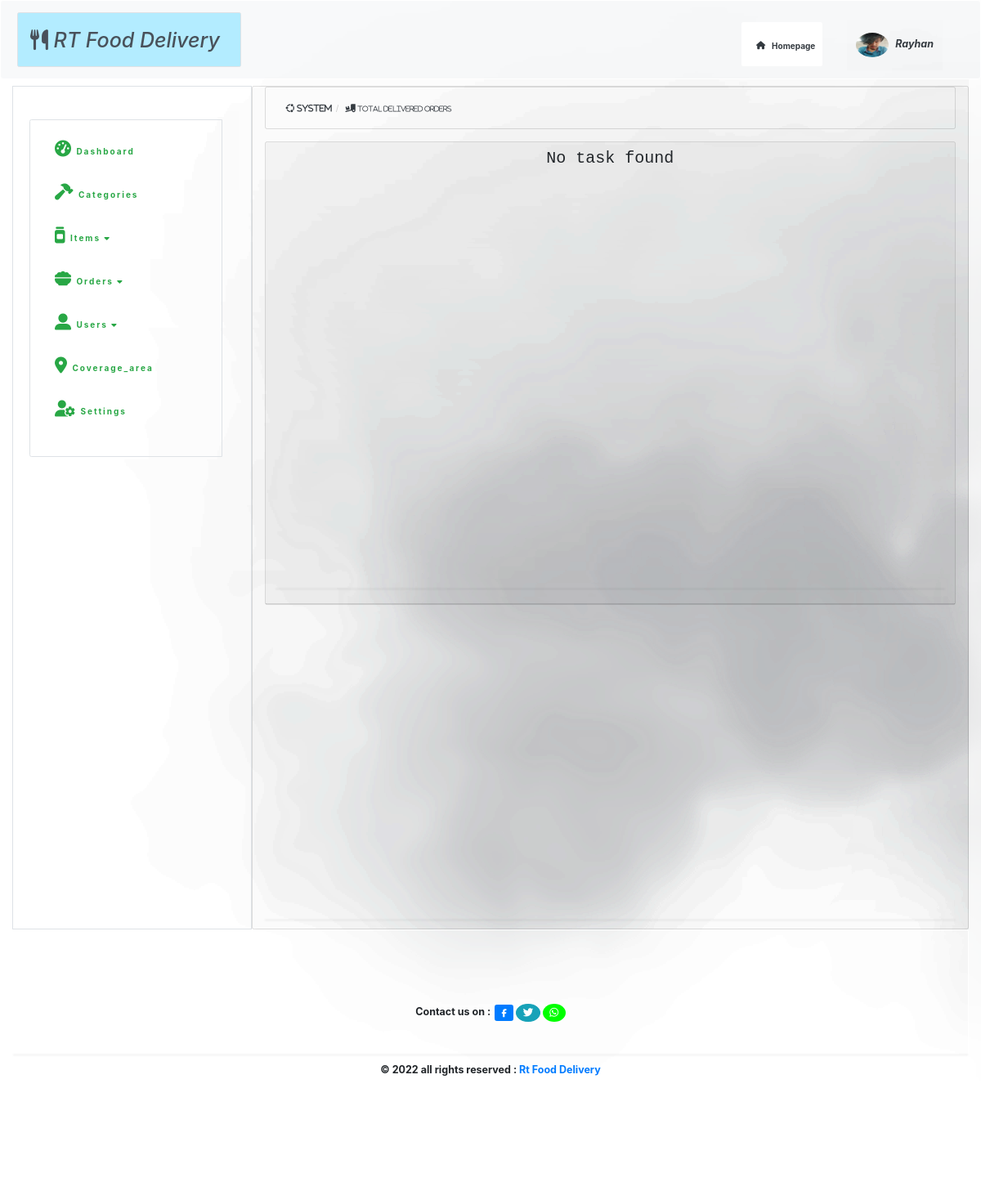
/admin/delivery_all_item_by_dman.php (signed in), run on an earlier commit of the app's database.
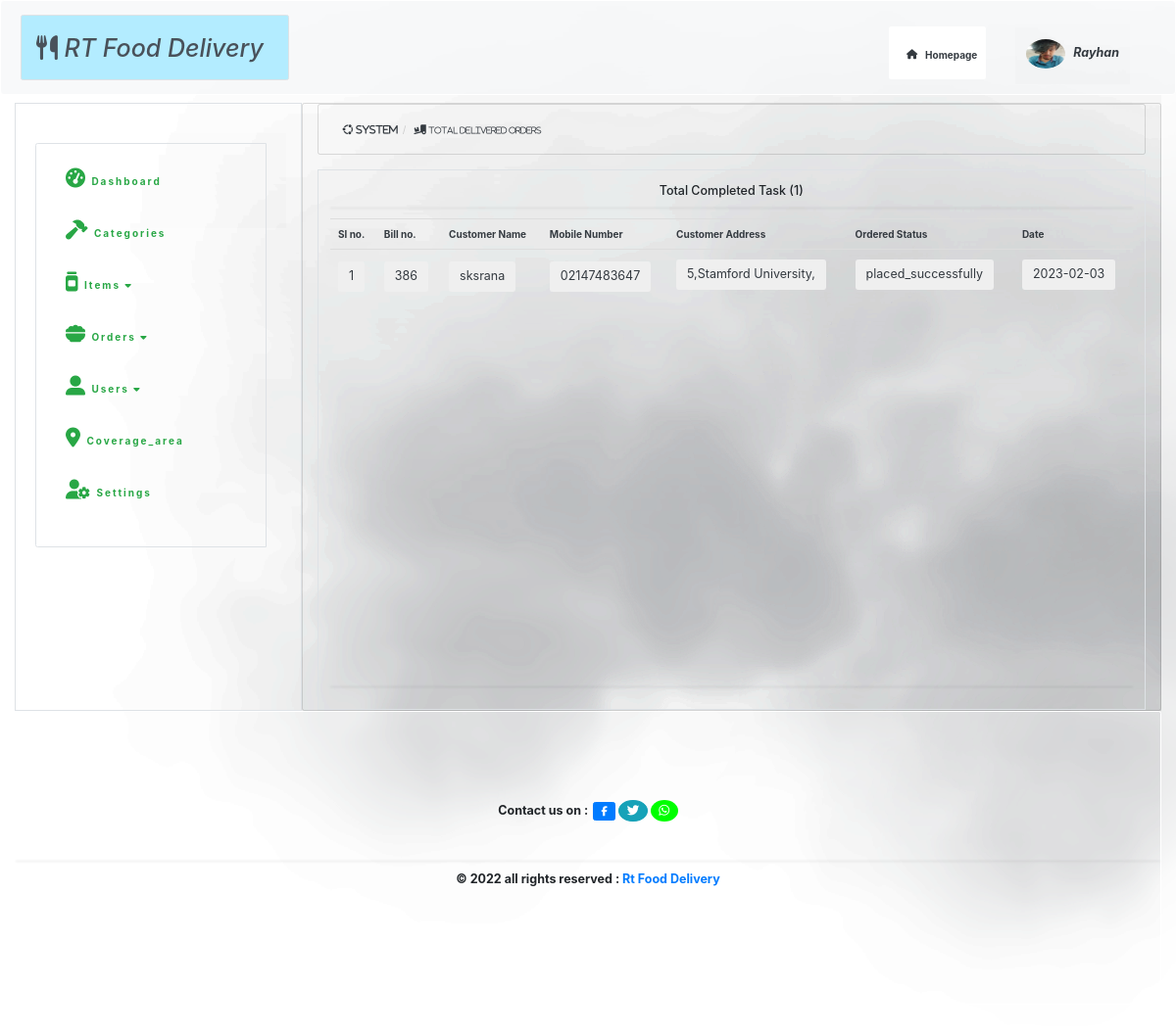
And on a later commit of the database.
### tables this page shows
CREATE TABLE `confirm_order` (
  `confirm_order_id` int(255) NOT NULL,
  `user_id` int(255) NOT NULL,
  `order_code` varchar(255) NOT NULL,
  `total_money` int(200) NOT NULL,
  `order_status` varchar(20) NOT NULL,
  `delivery_man_id` varchar(13) NOT NULL,
  `order_processed_by` int(255) NOT NULL,
  `order_date` date DEFAULT NULL,
  `order_time` varchar(255) DEFAULT NULL,
  `delivered_time` varchar(255) NOT NULL
);

CREATE TABLE `users` (
  `user_id` int(11) NOT NULL,
  `first_name` varchar(32) NOT NULL,
  `last_name` varchar(32) NOT NULL,
  `username` varchar(32) NOT NULL,
  `mobile_number` int(11) NOT NULL,
  `email` varchar(255) NOT NULL,
  `user_image` text NOT NULL,
  `house_no` int(255) NOT NULL,
  `street` varchar(255) NOT NULL,
  `city` varchar(20) NOT NULL,
  `password` varchar(255) NOT NULL,
  `user_role` varchar(20) NOT NULL,
  `pass_proteect` varchar(255) NOT NULL DEFAULT '$2y$10$iusesomecrazystrings22',
  `token` varchar(255) NOT NULL,
  `status` varchar(20) NOT NULL
);

### include/function.php (called while the page is built, shortened)
<?php include "db.php" ;
?>
<?php
function connection($query){
    global $connect;
    return mysqli_query($connect,$query);
}
  ?>

### admin/delivery_all_item_by_dman.php (the view, shortened to what the changed rows need)
<?php include "./admin_page/header.php" ;
?>
    <div id="wrapper" class="background ">
        <div id="page-wrapper" class="background">
                <?php include "./admin_page/navigation.php" ?>
                <div class="container-fluid  background">
                        <div class="row bg-transparent">
                            <div class="col-lg-12 card bg-transparent">
                                                                            <br>
                                                    <?php
                                                                $rules ="SELECT * FROM confirm_order WHERE  order_status='placed_successfully' OR order_status='delivered'  AND delivery_man_id='".$_SESSION['user_id']."'";
                                                                $news =mysqli_query($connect,$rules) ;
                                                                $c=mysqli_num_rows($news);
                                                                if($c<1){?>
                                                                    <div class="card bg-transparent">
                                                                        <h2 class="card-header text-center text-monospace">No task found
                                                                                <br>
                                                                                <br>
                                                                                <br>
                                                                                <br><br>
                                                                                <br>
                                                                                <br>
                                                                                <br>
                                                                                <br>
                                                                                <br>
                                                                                <br>
                                                                                <br>
                                                                                <br>
                                                                                <br>
                                                                                <br>
                                                                                <br>
                                                                                <br>
                                                                                <br>
                                                                                <br>
                                                                                <br><br>
                                                                                <br>
                                                                                <hr>
                                                                        </h2>
                                                                    </div>
                                                                    <?php  }
                                                                    else{ ?>
                                                        <div class="container-fluid card-body border bg-transparent">
                                                                    <h5 class="text-center">Total Completed Task (<?php echo  $total_delivered_order_by_d_man ; ?>)</h5>
                                                                    <table class="table table-hover border-bottom-3 table-borderless container-fluid bg-transparent">
                                                                        <tr class="text-dark">
                                                                        <th>Sl no.</th>
                                                                        <th>Bill no.</th>
                                                                        <th>Customer Name</th>
                                                                        <th>Mobile Number</th>
                                                                        <th>Customer Address</th>
                                                                        <th>Ordered Status</th>
                                                                        <th>Date</th>
                                                                        </tr>
                                                                        <tbody>
                                                                    <?php
                                                                            $sl_no= 0 ;
                                                                            while($view=mysqli_fetch_assoc($news)){
                                                                            $confirm_order_id =  $view['confirm_order_id'];
                                                                            $order_status =  $view['order_status'];
                                                                            $userr_id =  $view['user_id'];
                                                                            $date =  $view['order_date'];
                                                                            $ll="SELECT * FROM users WHERE user_id='$userr_id'";
                                                                            $kk=connection($ll);
                                                                            while($jj=mysqli_fetch_assoc($kk)){
                                                                                $username =$jj['username'];
                                                                                $mobile_number =$jj['mobile_number'];
                                                                                $house =$jj['house_no'];
                                                                                $street =$jj['street'];
                                                                                $city =$jj['city'];
                                                                                $address = $house . ",". $street . ", ".$city ;
                                                                                $sl_no ++ ;
                                                                            }
                                                                        echo "<tr>" ;
                                                                        echo "<td class='mt-3 pt-3 font-weight-bolder text-dark' style='font-size: 23px'><button class='btn btn-lg'>{$sl_no}</button></td>";
                                                                        echo "<td class='mt-3 pt-3 font-weight-bolder text-dark' style='font-size: 23px'><button class='btn btn-lg'>{$confirm_order_id}</button></td>";
                                                                        echo "<td class='mt-3 pt-3 font-weight-bolder text-dark' style='font-size: 23px'><button class='btn btn-lg'>{$username}</button></td>";
                                                                        echo "<td class='mt-3 pt-3 font-weight-bolder text-dark' style='font-size: 23px'><button class='btn btn-lg'>0{$mobile_number}</button></td>";
                                                                        echo "<td class='mt-3 pt-3 font-weight-bolder text-dark' style='font-size: 20px'><button class='btn btn-lg'>$address</button></td>";
                                                                        echo "<td class='mt-3 pt-3 font-weight-bolder text-dark' style='font-size: 20px'><button class='btn btn-lg'>$order_status</button></td>";
                                                                        echo "<td class='mt-3 pt-3 font-weight-bolder text-dark' style='font-size: 20px'><button class='btn btn-lg'>$date</button></td>";
                                                                       ?>
                                                                        </tr>
                                                                                <?php      } ?>
                                                                        </tbody><hr>
                                                                            </table>
                                                                                <?php  } ?>
                                                                                <br>
                                                                                <br>
                                                                                <br>
                                                                                <br>
                                                                                <br><br>
                                                                                <br>
                                                                                <br>
                                                                                <br>
                                                                                <br><br>
                                                                                <br>
                                                                                <br>
                                                                                <br>
                                                                                <br>
                                                                                <br><br>
                                                                                <br>
                                                                                <br>
                                                                                <br>
                                                                                <br><br>
                                                                                <br>
                                                                                <br>
                                                                                <br>
                                                                                <hr>
                                    </div>
                            </div>
                        </div>
                </div>
        </div>
    </div>
    <?php include "admin_page/footer.php" ?>

What changed in the data, as far as the page shows it:
added confirm_order: sl_no "1", confirm_order_id "386", user.username "sksrana", user.mobile_number "2147483647", user.city "5,Stamford University,", order_status "placed_successfully", order_date "2023-02-03"
Also different on the page:
$total_delivered_order_by_d_man: (not shown) → "1"
text no longer shown: "No task found"
text now shown: "Total Completed Task ( ) Sl no. Bill no. Customer Name Mobile Number Customer Address Ordered Status Date"
